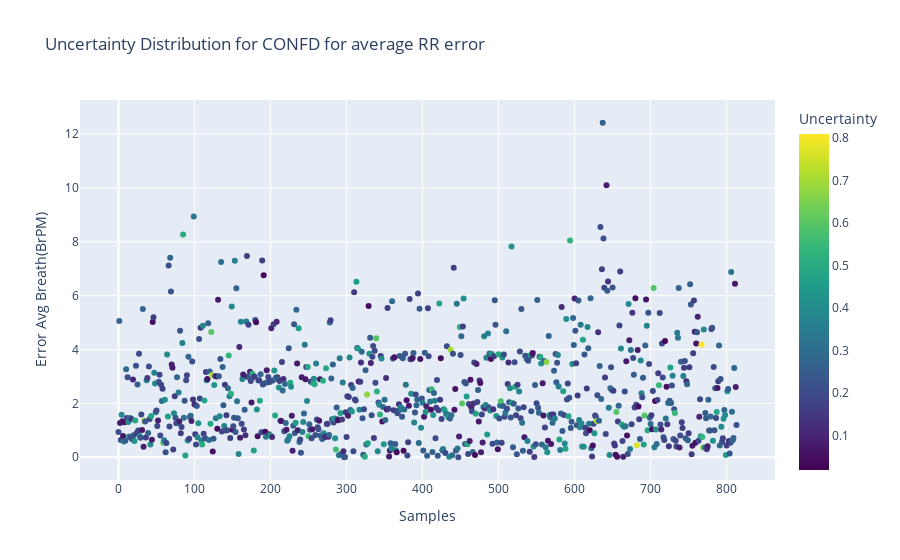
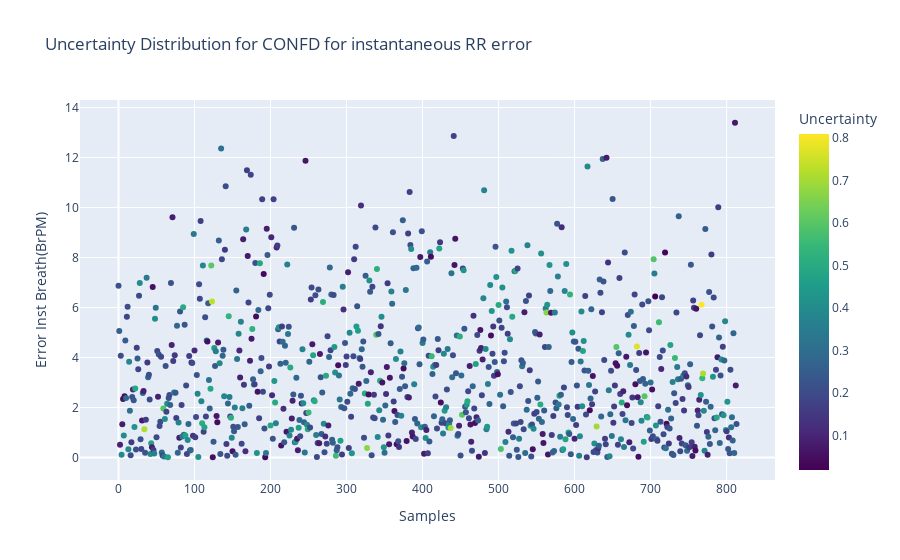

Notebook source saved alongside these figures, in order:
### Code cell
if input_conf == 'confd':
    fig1 = px.scatter(data_confd,x = 'Samples', y="Error Avg Breath(BrPM)",title="Uncertainty Distribution for "+input_conf.upper()+ " for average RR error" ,
                     color="Uncertainty", color_continuous_scale=px.colors.sequential.Viridis)
    
    fig2 = px.scatter(data_confd,x = 'Samples', y="Error Inst Breath(BrPM)",title="Uncertainty Distribution for "+input_conf.upper()+ " for instantaneous RR error" ,
                     color="Uncertainty", color_continuous_scale=px.colors.sequential.Viridis)
    fig1.show()
    fig2.show()

### Figure 1 — Plotly figure (JSON) as saved in the notebook; plotly's stock layout.template omitted (floating-point values rounded to 4 significant figures; data arrays with more than 128 entries replaced by an {"elided": "..."} marker saying what was removed)
{"data": [{"hovertemplate": "Samples=%{x}<br>Error Avg Breath(BrPM)=%{y}<br>Uncertainty=%{marker.color}<extra></extra>", "legendgroup": "", "marker": {"color": {"elided": "814 float values"}, "coloraxis": "coloraxis", "symbol": "circle"}, "mode": "markers", "name": "", "orientation": "v", "showlegend": false, "type": "scatter", "x": {"elided": "814 int values"}, "xaxis": "x", "y": {"elided": "814 float values"}, "yaxis": "y"}], "layout": {"coloraxis": {"colorbar": {"title": {"text": "Uncertainty"}}, "colorscale": [[0, "#440154"], [0.1111, "#482878"], [0.2222, "#3e4989"], [0.3333, "#31688e"], [0.4444, "#26828e"], [0.5556, "#1f9e89"], [0.6667, "#35b779"], [0.7778, "#6ece58"], [0.8889, "#b5de2b"], [1, "#fde725"]]}, "legend": {"tracegroupgap": 0}, "title": {"text": "Uncertainty Distribution for CONFD for average RR error"}, "xaxis": {"anchor": "y", "domain": [0, 1], "title": {"text": "Samples"}}, "yaxis": {"anchor": "x", "domain": [0, 1], "title": {"text": "Error Avg Breath(BrPM)"}}}}

### Figure 2 — Plotly figure (JSON) as saved in the notebook; plotly's stock layout.template omitted (floating-point values rounded to 4 significant figures; data arrays with more than 128 entries replaced by an {"elided": "..."} marker saying what was removed)
{"data": [{"hovertemplate": "Samples=%{x}<br>Error Inst Breath(BrPM)=%{y}<br>Uncertainty=%{marker.color}<extra></extra>", "legendgroup": "", "marker": {"color": {"elided": "814 float values"}, "coloraxis": "coloraxis", "symbol": "circle"}, "mode": "markers", "name": "", "orientation": "v", "showlegend": false, "type": "scatter", "x": {"elided": "814 int values"}, "xaxis": "x", "y": {"elided": "814 float values"}, "yaxis": "y"}], "layout": {"coloraxis": {"colorbar": {"title": {"text": "Uncertainty"}}, "colorscale": [[0, "#440154"], [0.1111, "#482878"], [0.2222, "#3e4989"], [0.3333, "#31688e"], [0.4444, "#26828e"], [0.5556, "#1f9e89"], [0.6667, "#35b779"], [0.7778, "#6ece58"], [0.8889, "#b5de2b"], [1, "#fde725"]]}, "legend": {"tracegroupgap": 0}, "title": {"text": "Uncertainty Distribution for CONFD for instantaneous RR error"}, "xaxis": {"anchor": "y", "domain": [0, 1], "title": {"text": "Samples"}}, "yaxis": {"anchor": "x", "domain": [0, 1], "title": {"text": "Error Inst Breath(BrPM)"}}}}
